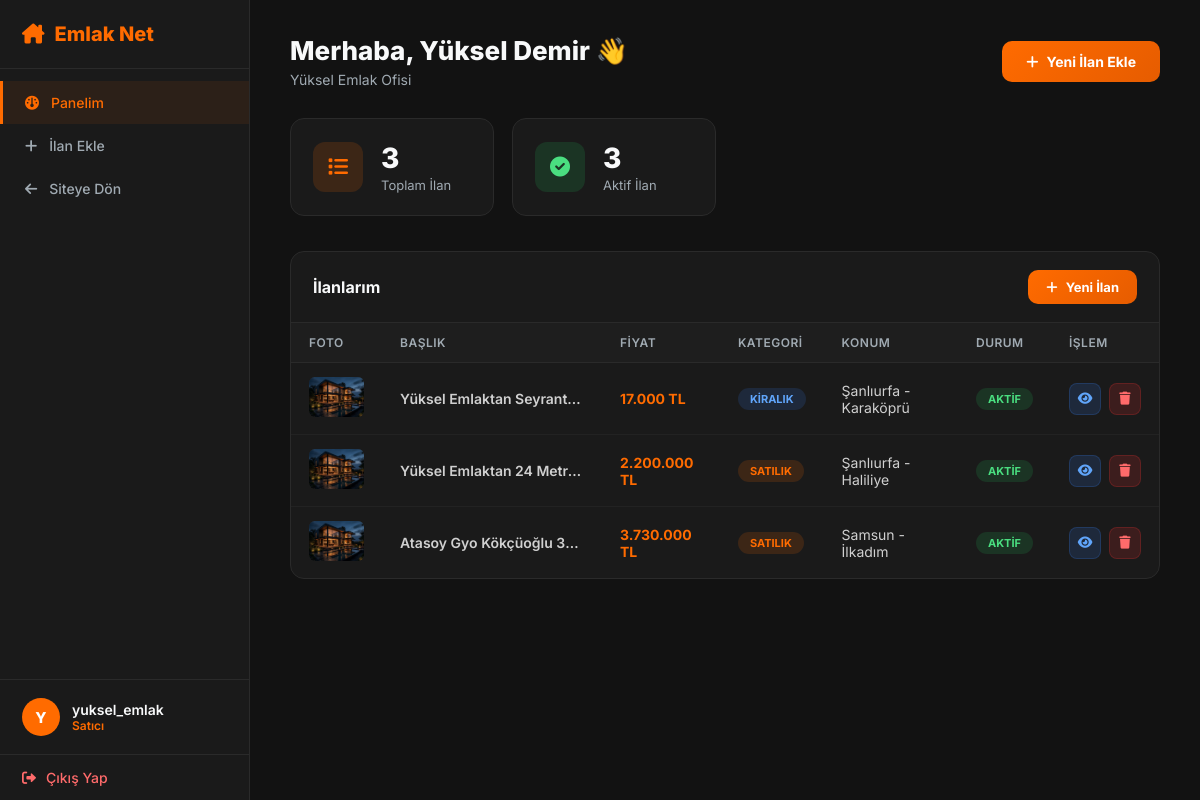
Page /panels/seller/index.php (signed in) on the committed database.
### tables this page shows
CREATE TABLE saticilar (
    id            INT AUTO_INCREMENT PRIMARY KEY,
    kullanici_adi VARCHAR(50)  NOT NULL UNIQUE,
    ad_soyad      VARCHAR(100) NOT NULL,
    eposta        VARCHAR(100) NOT NULL UNIQUE,
    telefon       VARCHAR(20)  DEFAULT NULL,
    firma_adi     VARCHAR(150) DEFAULT NULL,
    sifre         VARCHAR(255) NOT NULL,
    kayit_tarihi  TIMESTAMP    DEFAULT CURRENT_TIMESTAMP
);

CREATE TABLE ilanlar (
    id             INT AUTO_INCREMENT PRIMARY KEY,
    satici_id      INT          NOT NULL,                          
    baslik         VARCHAR(255) NOT NULL,
    aciklama       TEXT         DEFAULT NULL,
    fiyat          DECIMAL(12,2) NOT NULL,
    kategori       ENUM('satilik','kiralik') NOT NULL,             
    tip            ENUM('konut','arsa','isyeri','arazi','turistik','gunluk') DEFAULT 'konut',
    oda_sayisi     VARCHAR(20)  DEFAULT NULL,                      
    metrekare      INT          DEFAULT NULL,
    il             VARCHAR(100) DEFAULT NULL,
    ilce           VARCHAR(100) DEFAULT NULL,
    adres          VARCHAR(255) DEFAULT NULL,
    resim_yolu     VARCHAR(255) DEFAULT 'assets/images/default.jpg',
    durum          ENUM('aktif','pasif','beklemede') DEFAULT 'aktif',
    eklenme_tarihi TIMESTAMP    DEFAULT CURRENT_TIMESTAMP,
    FOREIGN KEY (satici_id) REFERENCES saticilar(id) ON DELETE CASCADE
);

### config/db.php (called while the page is built, shortened)
<?php
$aktifKullanici = $_SESSION['kullanici'] ?? null;
?>

### panels/seller/index.php (the view, shortened to what this page needs)
<?php
require_once __DIR__ . '/../../config/db.php';
$saticiId = $aktifKullanici['id'];
$satici = $db->prepare("SELECT * FROM saticilar WHERE id = ?");
$satici->execute([$saticiId]);
$satici = $satici->fetch();
$toplamIlan  = $db->prepare("SELECT COUNT(*) FROM ilanlar WHERE satici_id = ?");
$toplamIlan->execute([$saticiId]);
$toplamIlan  = $toplamIlan->fetchColumn();
$aktifIlan   = $db->prepare("SELECT COUNT(*) FROM ilanlar WHERE satici_id = ? AND durum = 'aktif'");
$aktifIlan->execute([$saticiId]);
$aktifIlan   = $aktifIlan->fetchColumn();
$ilanlar = $db->prepare("SELECT * FROM ilanlar WHERE satici_id = ? ORDER BY id DESC");
$ilanlar->execute([$saticiId]);
$ilanlar = $ilanlar->fetchAll();
?>
<!DOCTYPE html>
<html lang="tr">
<head>
    <link rel="stylesheet" href="https://cdnjs.cloudflare.com/ajax/libs/font-awesome/6.0.0/css/all.min.css">
</head>
<body>
<aside class="sidebar">
    <div class="sidebar-logo"><i class="fa-solid fa-house-chimney"></i> Emlak Net</div>
    <nav>
        <a href="index.php" class="aktif"><i class="fa-solid fa-gauge"></i> Panelim</a>
        <a href="add_listing.php"><i class="fa-solid fa-plus"></i> İlan Ekle</a>
        <a href="../../index.php"><i class="fa-solid fa-arrow-left"></i> Siteye Dön</a>
    </nav>
    <div class="sidebar-user">
        <div class="sidebar-avatar"><?= strtoupper(mb_substr($aktifKullanici['kullanici_adi'], 0, 1)) ?></div>
        <div class="sidebar-user-info">
            <div class="sidebar-user-name"><?= htmlspecialchars($aktifKullanici['kullanici_adi']) ?></div>
            <div class="sidebar-user-role">Satıcı</div>
        </div>
    </div>
    <div class="sidebar-footer">
        <a href="../../auth/logout.php"><i class="fa-solid fa-right-from-bracket"></i> Çıkış Yap</a>
    </div>
</aside>
<div class="content">
    <div class="page-header">
        <div>
            <div class="page-title">Merhaba, <?= htmlspecialchars($satici['ad_soyad']) ?> 👋</div>
            <div class="page-subtitle"><?= htmlspecialchars($satici['firma_adi'] ?? 'Satıcı Paneli') ?></div>
        </div>
        <a href="add_listing.php" class="btn-orange"><i class="fa-solid fa-plus"></i> Yeni İlan Ekle</a>
    </div>
    <div class="stats-grid">
        <div class="stat-card">
            <div class="stat-icon icon-orange"><i class="fa-solid fa-list"></i></div>
            <div><div class="stat-num"><?= $toplamIlan ?></div><div class="stat-label">Toplam İlan</div></div>
        </div>
        <div class="stat-card">
            <div class="stat-icon icon-green"><i class="fa-solid fa-circle-check"></i></div>
            <div><div class="stat-num"><?= $aktifIlan ?></div><div class="stat-label">Aktif İlan</div></div>
        </div>
    </div>
    <div class="table-wrap">
        <div class="table-header">
            <h3>İlanlarım</h3>
            <a href="add_listing.php" class="btn-orange" style="padding:9px 18px; font-size:13px;"><i class="fa-solid fa-plus"></i> Yeni İlan</a>
        </div>
        <?php if (empty($ilanlar)): ?>
        <div class="empty-state">
            <i class="fa-solid fa-house-circle-xmark"></i>
            <p>Henüz hiç ilan eklemediniz.</p>
            <a href="add_listing.php" class="btn-orange">İlk İlanını Ekle</a>
        </div>
        <?php else: ?>
        <table>
            <thead>
                <tr><th>Foto</th><th>Başlık</th><th>Fiyat</th><th>Kategori</th><th>Konum</th><th>Durum</th><th>İşlem</th></tr>
            </thead>
            <tbody>
            <?php foreach ($ilanlar as $i): ?>
            <tr>
                <td><img class="ilan-img" src="../../<?= htmlspecialchars($i['resim_yolu']) ?>" onerror="this.src='https://placehold.co/55x40/1e1e1e/ff6b00?text=?'" alt=""></td>
                <td style="max-width:220px;overflow:hidden;text-overflow:ellipsis;white-space:nowrap;font-weight:600;"><?= htmlspecialchars($i['baslik']) ?></td>
                <td style="font-weight:700; color:#ff6b00;"><?= number_format($i['fiyat'],0,',','.') ?> TL</td>
                <td><span class="badge <?= $i['kategori']==='satilik'?'badge-orange':'badge-blue' ?>"><?= $i['kategori']==='satilik'?'Satılık':'Kiralık' ?></span></td>
                <td><?= htmlspecialchars(($i['il']??'').($i['ilce']?' - '.$i['ilce']:'')) ?></td>
                <td><span class="badge <?= $i['durum']==='aktif'?'badge-green':'badge-gray' ?>"><?= $i['durum']==='aktif'?'Aktif':'Pasif' ?></span></td>
                <td>
                    <div style="display:flex;gap:8px;">
                        <a href="../../ilan_detay.php?id=<?= $i['id'] ?>" class="btn-sm btn-blue" target="_blank" title="Görüntüle"><i class="fa-solid fa-eye"></i></a>
                        <a href="index.php?sil=<?= $i['id'] ?>" class="btn-sm btn-red" title="Sil" onclick="return confirm('Bu ilanı silmek istediğinize emin misiniz?')"><i class="fa-solid fa-trash"></i></a>
                    </div>
                </td>
            </tr>
            <?php endforeach; ?>
            </tbody>
        </table>
        <?php endif; ?>
    </div>
</div>
</body>
</html>

### panels/seller/index.php (style rules this page uses)
* { margin:0; padding:0; box-sizing:border-box; font-family:'Inter',sans-serif; }
body { display:flex; background:#121212; color:#f8f9fa; min-height:100vh; }
.sidebar { width:250px; background:#1a1a1a; border-right:1px solid #2a2a2a; display:flex; flex-direction:column; position:fixed; top:0; left:0; height:100vh; }
.sidebar-logo { padding:22px 22px; font-size:20px; font-weight:800; color:#ff6b00; border-bottom:1px solid #2a2a2a; display:flex; align-items:center; gap:10px; }
.sidebar nav { padding:12px 0; flex:1; }
.sidebar nav a { display:flex; align-items:center; gap:12px; padding:13px 22px; color:#a0aab2; text-decoration:none; font-size:14px; font-weight:500; transition:all .2s; border-left:3px solid transparent; }
.sidebar nav a:hover, .sidebar nav a.aktif { background:rgba(255,107,0,0.08); color:#ff6b00; border-left-color:#ff6b00; }
.sidebar-user { padding:18px 22px; border-top:1px solid #2a2a2a; display:flex; align-items:center; gap:12px; }
.sidebar-avatar { width:38px; height:38px; background:#ff6b00; border-radius:50%; display:flex; align-items:center; justify-content:center; font-weight:800; font-size:15px; color:white; flex-shrink:0; }
.sidebar-user-info { overflow:hidden; }
.sidebar-user-name { font-weight:600; font-size:14px; white-space:nowrap; overflow:hidden; text-overflow:ellipsis; }
.sidebar-user-role { font-size:12px; color:#ff6b00; font-weight:600; }
.sidebar-footer { padding:14px 22px; border-top:1px solid #2a2a2a; }
.sidebar-footer a { display:flex; align-items:center; gap:10px; color:#ff6b6b; text-decoration:none; font-size:14px; font-weight:500; }
.content { margin-left:250px; flex:1; padding:35px 40px; }
.page-header { display:flex; justify-content:space-between; align-items:center; margin-bottom:30px; }
.page-title { font-size:26px; font-weight:800; margin-bottom:5px; }
.page-subtitle { color:#a0aab2; font-size:14px; }
.btn-orange { background:linear-gradient(135deg,#ff6b00,#e65c00); color:#fff; border:none; padding:12px 24px; border-radius:10px; font-size:14px; font-weight:700; cursor:pointer; text-decoration:none; display:inline-flex; align-items:center; gap:8px; transition:all .3s; }
.stats-grid { display:grid; grid-template-columns:repeat(auto-fill,minmax(200px,1fr)); gap:18px; margin-bottom:35px; }
.stat-card { background:#1a1a1a; border:1px solid #2a2a2a; border-radius:14px; padding:22px; display:flex; align-items:center; gap:18px; transition:border-color .3s; }
.stat-icon { width:50px; height:50px; border-radius:12px; display:flex; align-items:center; justify-content:center; font-size:20px; }
.icon-orange { background:rgba(255,107,0,.15); color:#ff6b00; }
.icon-green { background:rgba(34,197,94,.15); color:#4ade80; }
.stat-num { font-size:28px; font-weight:800; }
.stat-label { color:#a0aab2; font-size:13px; margin-top:2px; }
.table-wrap { background:#1a1a1a; border:1px solid #2a2a2a; border-radius:14px; overflow:hidden; }
.table-header { padding:18px 22px; border-bottom:1px solid #2a2a2a; display:flex; justify-content:space-between; align-items:center; }
.table-header h3 { font-size:16px; font-weight:700; }
table { width:100%; border-collapse:collapse; }
thead th { background:#1e1e1e; padding:12px 18px; text-align:left; font-size:12px; font-weight:600; color:#a0aab2; text-transform:uppercase; letter-spacing:.5px; border-bottom:1px solid #2a2a2a; }
tbody td { padding:14px 18px; border-bottom:1px solid #222; font-size:14px; color:#d0d0d0; }
tbody tr:last-child td { border-bottom:none; }
.badge { display:inline-block; padding:4px 12px; border-radius:20px; font-size:11px; font-weight:700; text-transform:uppercase; }
.badge-orange { background:rgba(255,107,0,.15); color:#ff6b00; }
.badge-blue { background:rgba(59,130,246,.15); color:#60a5fa; }
.badge-green { background:rgba(34,197,94,.15); color:#4ade80; }
.btn-sm { display:inline-flex; align-items:center; justify-content:center; width:32px; height:32px; border-radius:8px; text-decoration:none; font-size:13px; transition:all .2s; }
.btn-red { background:rgba(255,50,50,.15); color:#ff6b6b; border:1px solid rgba(255,50,50,.2); }
.btn-blue { background:rgba(59,130,246,.15); color:#60a5fa; border:1px solid rgba(59,130,246,.2); }
.ilan-img { width:55px; height:40px; object-fit:cover; border-radius:6px; background:#2a2a2a; }

### rows in the picture
saticilar: kullanici_adi "Y", kullanici_adi "yuksel_emlak", ad_soyad "Yüksel Demir", firma_adi "Yüksel Emlak Ofisi"
ilanlar: resim_yolu (picture), baslik "Yüksel Emlaktan Seyrant…", fiyat "17.000", kategori "KIRALIK", il+ilce "Şanlıurfa - Karaköprü", durum "AKTIF"
ilanlar: resim_yolu (picture), baslik "Yüksel Emlaktan 24 Metr…", fiyat "2.200.000", kategori "SATILIK", il+ilce "Şanlıurfa - Haliliye", durum "AKTIF"
ilanlar: resim_yolu (picture), baslik "Atasoy Gyo Kökçüoğlu 3…", fiyat "3.730.000", kategori "SATILIK", il+ilce "Samsun - İlkadım", durum "AKTIF"

### other values in the picture
$toplamIlan "3"
$aktifIlan "3"
